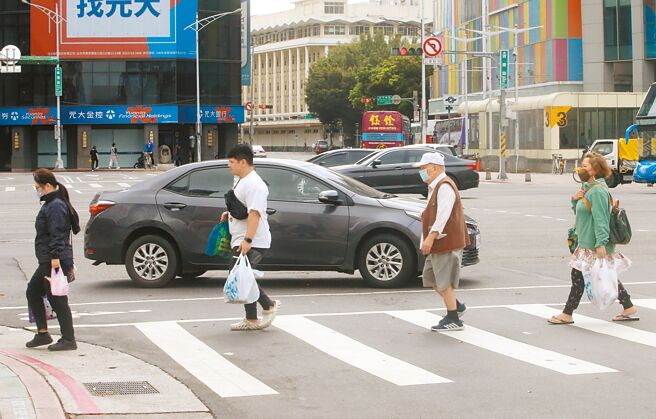
#> input picture image/busStop0.jpg, 656 x 419 px, given in place of image0.jpg, which was not available
$ jupyter execute opencv.ipynb
#> lines starting #> are read from the running program, lines starting #| are printed output that depends on the picture; after the words box and inside, x2 and y2 are one past the last pixel; in counts of white or black regions, pixels touching at a corner belong together; pictures that were not available may be replaced by others from this repository, and a replacement may not be noted
[cell 1]
import cv2
img = cv2.imread('./image/image0.jpg')                    # 讀取街道影像
#> img is the input picture: shape (419, 656, 3); mean B, G, R 145.6, 153.3, 157.6
gray = cv2.cvtColor(img, cv2.COLOR_BGR2GRAY)    # 轉換成黑白影像
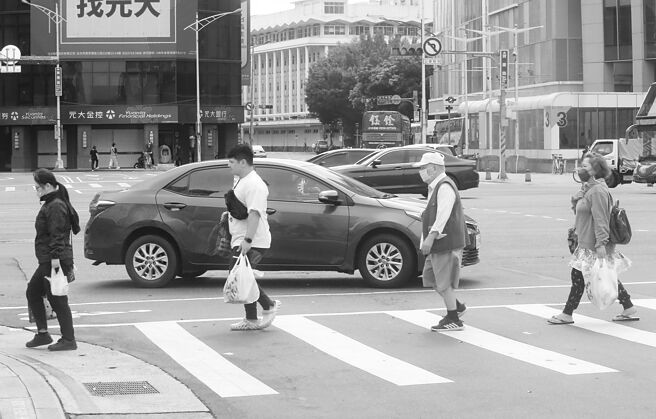
#> gray: shape (419, 656); min 5, max 255, mean 153.7

car = cv2.CascadeClassifier("haarcascade_fullbody.xml")    # 讀取人體模型
gray = cv2.cvtColor(img, cv2.COLOR_BGR2GRAY)
# gray = cv2.medianBlur(gray, 5)                  # 模糊化去除雜訊
cars = car.detectMultiScale(gray, 1.1, 3, minSize=(30, 30))       # 偵測行人
#> cars = ()
for (x, y, w, h) in cars:
    cv2.rectangle(img, (x, y), (x+w, y+h), (0, 255, 0), 2)   # 繪製外框
#> this loop made 0 passes

cv2.imshow('oxxostudio', img)
cv2.waitKey(0)     # 按下任意鍵停止
cv2.destroyAllWindows()

[cell 2]
from __future__ import print_function
from imutils.object_detection import non_max_suppression
from imutils import paths
import numpy as np
import argparse
import imutils
import cv2
# 加載圖像
image = cv2.imread('./image/image0.jpg')
# img = cv2.imread('./image/image4.jpg')

# 偵測照片中有幾個行人
def detect(image):
    # 加載行人檢測器
    hog = cv2.HOGDescriptor()
    hog.setSVMDetector(cv2.HOGDescriptor_getDefaultPeopleDetector())

    # 執行行人檢測
    (rects, _) = hog.detectMultiScale(image, winStride=(4, 4), padding=(8, 8), scale=1.05)
#> rects = [[0, 145, 111, 221], [388, 134, 114, 229], [189, 120, 116, 232], [535, 125, 120, 241], [370, 0, 153, 290]]
    # [7 lines of commented-out code are left out]
    return rects.shape[0]


print(detect(image))
#| 5
# [4 lines of commented-out code are left out]

[cell 3]
import cv2
from imutils.object_detection import non_max_suppression
import numpy as np

img=cv2.imread("image4.jpg")
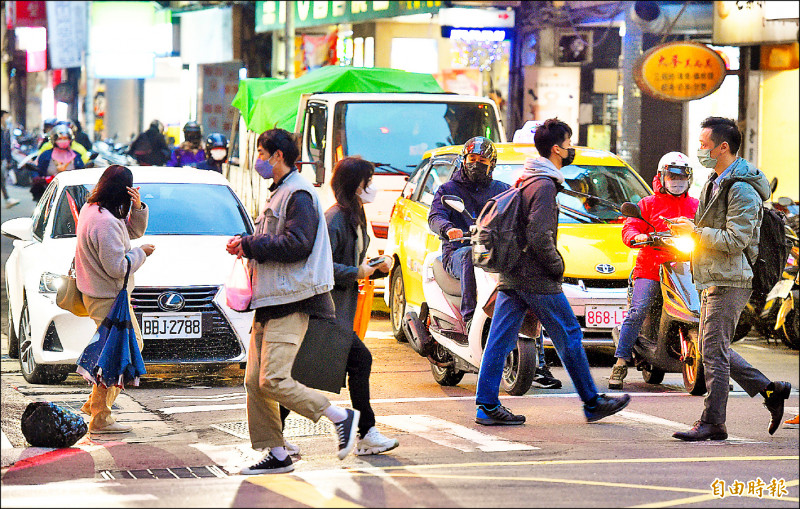
#> input picture image/busStop1.jpg, 800 x 509 px, given in place of image4.jpg, which was not available
#> img is the input picture: shape (509, 800, 3); mean B, G, R 137.7, 148.9, 160.1
orig = img.copy()
# 定义HOG对象，采用默认参数，或者按照下面的格式自己设置
defaultHog=cv2.HOGDescriptor()

# 设置SVM分类器，用默认分类器
defaultHog.setSVMDetector(cv2.HOGDescriptor_getDefaultPeopleDetector())

# 对图像进行多尺度行人检测，返回结果为矩形框
# people=defaultHog.detectMultiScale(img, 0,(8,8),(32,32),1.05,2)

# detect people in the image
(rects, weights) = defaultHog.detectMultiScale(img, winStride=(4, 4),
     padding=(8, 8), scale=1.05)
#> rects = [[321, 311, 77, 153], [17, 107, 78, 156], [672, 290, 89, 177], [313, 128, 81, 162], [5, 252, 77, 153], [110, 99, 79, 158], [453, 264, 93, 186]]; weights = [0.662, 1.37, 0.532, 0.804, 0.592, 0.287, 0.418]

# 画长方形，框出行人
# for i in range(len(people)):
#     r=people[0][i]
#     cv2.rectangle(img,(r[0],r[1]),(r[2],r[3]),(0,255,0),2,cv2.LINE_AA)

for (x, y, w, h) in rects:
    cv2.rectangle(orig, (x, y), (x + w, y + h), (0, 0, 255), 2)
#> this loop made 7 passes
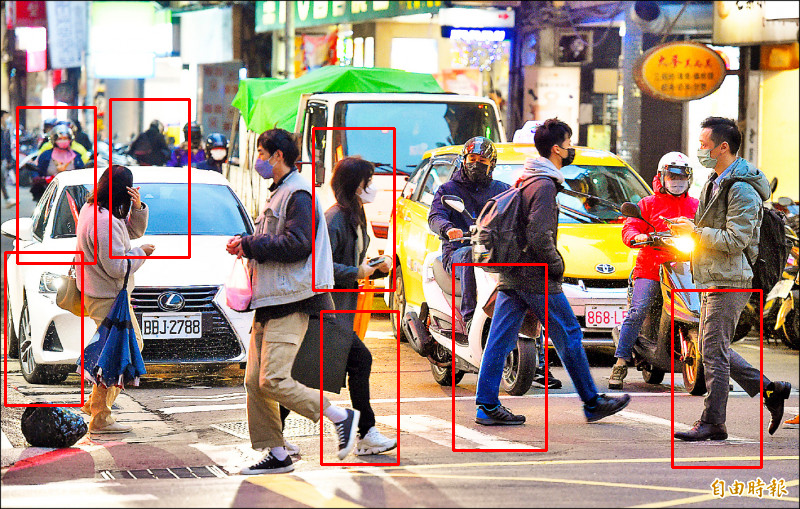
#> orig: shape (509, 800, 3); 2.52% of pixels changed, all inside (x1, y1, x2, y2) = (4, 98, 763, 469)

rects = np.array([[x, y, x + w, y + h] for (x, y, w, h) in rects])
#> rects = [[321, 311, 398, 464], [17, 107, 95, 263], [672, 290, 761, 467], [313, 128, 394, 290], [5, 252, 82, 405], [110, 99, 189, 257], [453, 264, 546, 450]]
pick = non_max_suppression(rects, probs=None, overlapThresh=0.65)
#> pick = [[672, 290, 761, 467], [321, 311, 398, 464], [453, 264, 546, 450], [5, 252, 82, 405], [313, 128, 394, 290], [17, 107, 95, 263], [110, 99, 189, 257]]
for (xA, yA, xB, yB) in pick:
    cv2.rectangle(img, (xA, yA), (xB, yB), (0, 255, 0), 2)
#> this loop made 7 passes
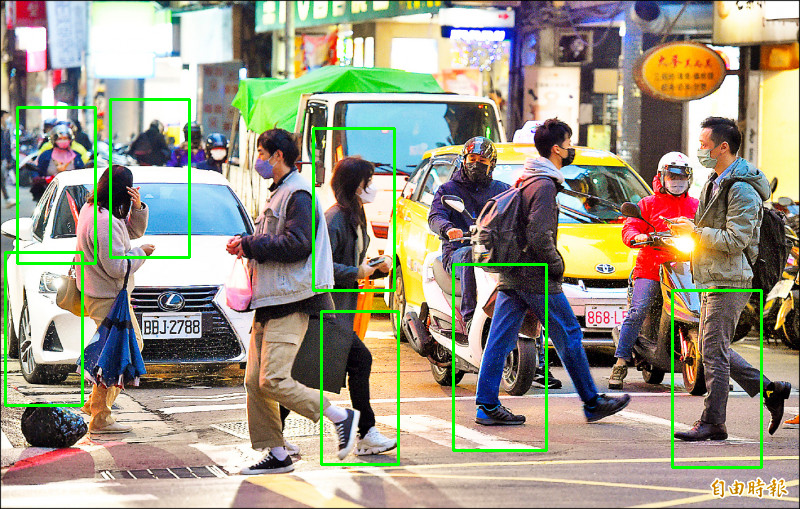
#> img: shape (509, 800, 3); 2.52% of pixels changed, all inside (x1, y1, x2, y2) = (4, 98, 763, 469)

cv2.imshow("Before NMS", orig)
cv2.imshow("After NMS", img)
cv2.waitKey(0)
cv2.destroyAllWindows()

[cell 4]
# # 偵測照片中有幾個行人
# def detect(stop_id):
#   # 加載圖像
#   # stop_id = BusStop.get_stop_id()
#   image = cv2.imread('./image/busStop' + stop_id + '.jpg')
#   # img = cv2.imread('./image/image4.jpg')
#   # 加載行人檢測器
#   hog = cv2.HOGDescriptor()
#   hog.setSVMDetector(cv2.HOGDescriptor_getDefaultPeopleDetector())

#   # 執行行人檢測
#   (rects, _) = hog.detectMultiScale(image, winStride=(4, 4), padding=(8, 8), scale=1.05)
#   # 繪製檢測結果
#   # for (x, y, w, h) in rects:
#   #     cv2.rectangle(image, (x, y), (x + w, y + h), (0, 255, 0), 2, cv2.LINE_AA)
#   # # 顯示結果
#   # cv2.imshow("People Detection", image)
#   # cv2.waitKey(0)
#   # cv2.destroyAllWindows()

#   # rects = np.array([[x, y, x+w, y+h] for (x, y, w, h) in rects])
#   # pick = non_max_suppression(rects, probs=None, overlapThresh=0.65)
#   # for (xA, yA, xB, yB) in pick:
#   #     cv2.rectangle(img, (xA, yA), (xB, yB), (0, 0, 255), 2, cv2.LINE_AA)
#   return rects.shape[0]

[cell 5]
import numpy as np
# import cv2
import matplotlib.pyplot as plt


det_result=np.array([[20,5,200,100,0.353],
            [50,50,200,200,0.624],
            [20,120,150,150,0.667],
            [250,250,400,350,0.5],
            [90,10,300,300,0.3],
            [40,220,280,380,0.46]])
colors=['red','blue','green','yellow','pink','gray']
# plt.figure()


def py_cpu_nms(dets, thresh):
    """Pure Python NMS baseline."""
    # x1、y1、x2、y2、以及score赋值
    x1 = dets[:, 0]
    y1 = dets[:, 1]
    x2 = dets[:, 2]
    y2 = dets[:, 3]
    scores = dets[:, 4]

    # 每一个检测框的面积
    areas = (x2 - x1 + 1) * (y2 - y1 + 1)
    # 按照score置信度降序排序
    order = scores.argsort()[::-1]

    pick = []  # 保留的结果框集合
    while order.size > 0:
        i = order[0]
        pick.append(i)  # 保留该类剩余box中得分最高的一个
        # 得到相交区域,左上及右下
        xx1 = np.maximum(x1[i], x1[order[1:]])
        yy1 = np.maximum(y1[i], y1[order[1:]])
        xx2 = np.minimum(x2[i], x2[order[1:]])
        yy2 = np.minimum(y2[i], y2[order[1:]])

        # 计算相交的面积,不重叠时面积为0
        w = np.maximum(0.0, xx2 - xx1 + 1)
        h = np.maximum(0.0, yy2 - yy1 + 1)
        inter = w * h
        # 计算IoU：重叠面积 /（面积1+面积2-重叠面积）
        ovr = inter / (areas[i] + areas[order[1:]] - inter)
        # 保留IoU小于阈值的box
        inds = np.where(ovr <= thresh)[0]
        order = order[inds + 1]  # 因为ovr数组的长度比order数组少一个,所以这里要将所有下标后移一位

    return pick


def non_max_suppression(dets, threshold):
    """执行non-maximum suppression并返回保留的boxes的索引.
    dets:(x1、y1、x2、y2,scores)
    threshold: Float型. 用于过滤IoU的阈值.
    """
    x1 = dets[:, 0]
    y1 = dets[:, 1]
    x2 = dets[:, 2]
    y2 = dets[:, 3]
    scores = dets[:, 4]

    # 每一个检测框的面积
    areas = (x2 - x1 + 1) * (y2 - y1 + 1)

    # 获取根据分数排序的boxes的索引(最高的排在对前面)
    ixs = scores.argsort()[::-1]

    pick = []
    while len(ixs) > 0:
        # 选择排在最前的box，并将其索引加到列表中
        i = ixs[0]
        pick.append(i)
        # 计算选择的box与剩下的box的IoU

        xx1 = np.maximum(x1[i], x1[ixs[1:]])
        yy1 = np.maximum(y1[i], y1[ixs[1:]])
        xx2 = np.minimum(x2[i], x2[ixs[1:]])
        yy2 = np.minimum(y2[i], y2[ixs[1:]])

        # 计算相交的面积,不重叠时面积为0
        w = np.maximum(0.0, xx2 - xx1 + 1)
        h = np.maximum(0.0, yy2 - yy1 + 1)
        inter = w * h
        # 计算IoU：重叠面积 /（面积1+面积2-重叠面积）
        ovr = inter / (areas[i] + areas[ixs[1:]] - inter)

        remove_ixs = np.where(ovr > threshold)[0] + 1
        # 将选择的box和重叠的boxes的索引删除.
        ixs = np.delete(ixs, remove_ixs)
        ixs = np.delete(ixs, 0)
    return np.array(pick)


if __name__=='__main__':
    for i in range(len(det_result)):
        # [5 lines of commented-out code are left out]
        plt.plot([det_result[i][1], det_result[i][3], det_result[i][3], det_result[i][1],
                  det_result[i][1]],  # col
                 [det_result[i][0], det_result[i][0], det_result[i][2], det_result[i][2],
                  det_result[i][0]],  # row
                 color=colors[i], marker='.', ms=0)
    plt.show()
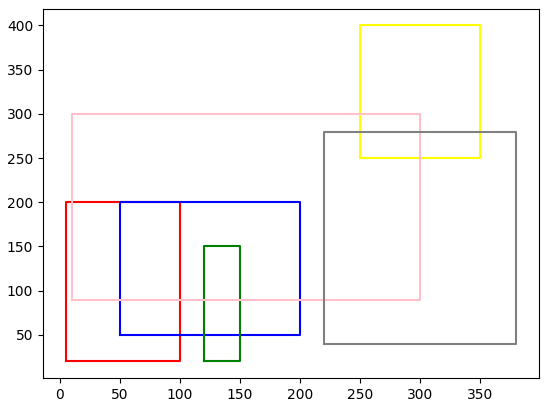
#> figure drawn by matplotlib, 1 panel

    # result=py_cpu_nms(det_result,0.1)
    result=non_max_suppression(det_result,0.2)
    print(result)
    for j in range(len(result)):
        # [5 lines of commented-out code are left out]
        i = result[j]
        plt.plot([det_result[i][1], det_result[i][3], det_result[i][3], det_result[i][1],
                  det_result[i][1]],  # col
                 [det_result[i][0], det_result[i][0], det_result[i][2], det_result[i][2],
                  det_result[i][0]],  # row
                 color=colors[i], marker='.', ms=0)
    plt.show()
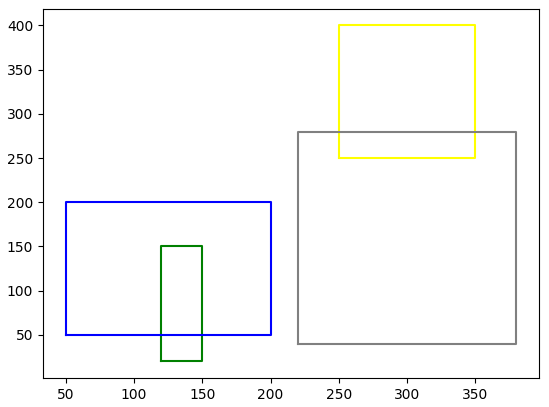
#> figure drawn by matplotlib, 1 panel
